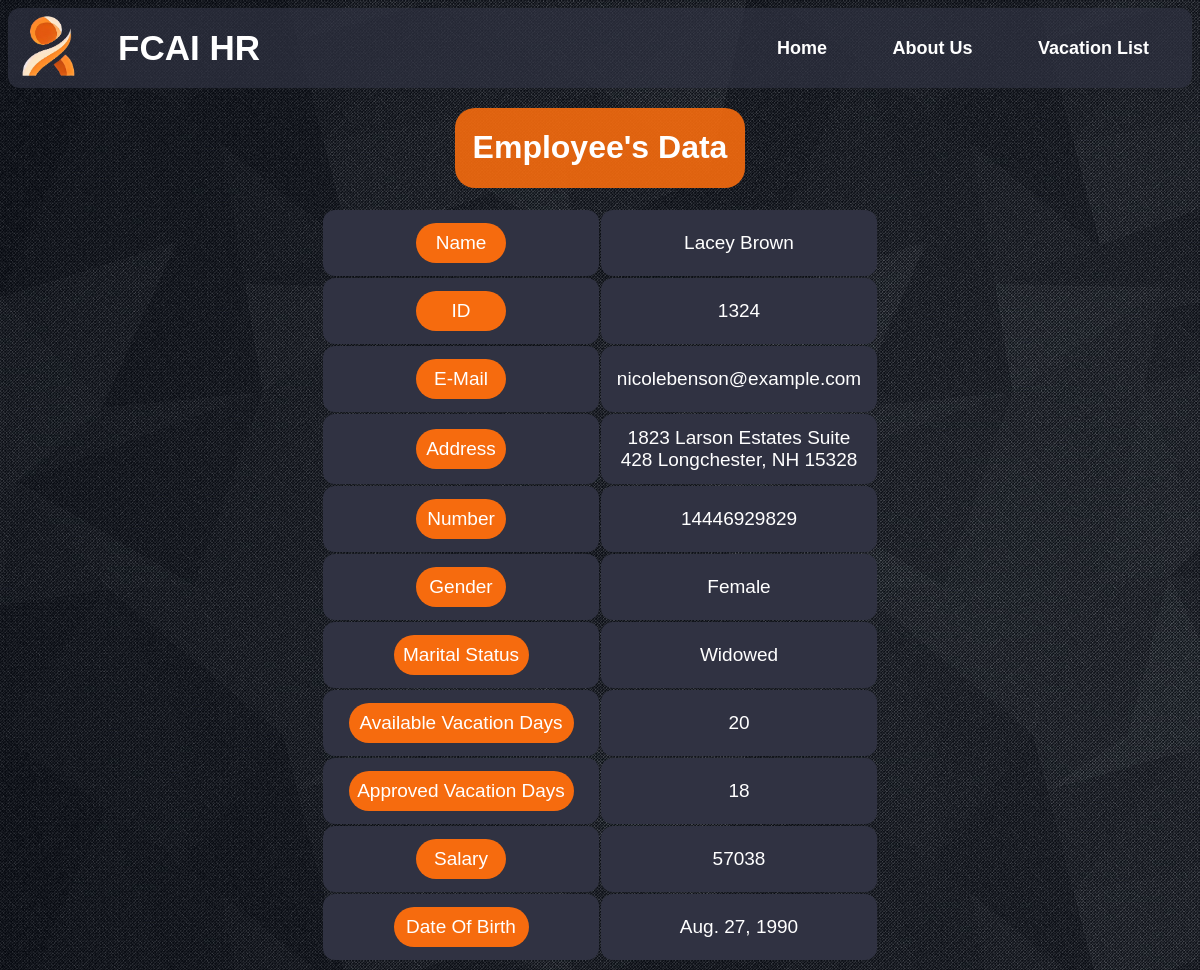
The page /data/1324/ on the database its author committed.
### Management/models.py (models this page shows, shortened)
class Employee(models.Model):
    id = models.IntegerField(primary_key = True, unique = True, error_messages = {'null': 'ID field cannot be null','unique': 'This ID is already in use'})
    name = models.CharField(max_length = 100)
    email = models.EmailField(max_length = 254)
    address = models.CharField(max_length = 100)
    number = models.CharField(max_length = 11)
    gender = models.CharField(max_length = 6)
    status = models.CharField(max_length= 12)
    availableVacation = models.IntegerField()
    approvedVacation = models.IntegerField(default= 0)
    salary = models.IntegerField()
    dob = models.DateField()
    dateCreated = models.DateField(default= datetime.date.today, null= True)

### Users/views.py (the view)
# urls.py: path('data/<id>/', userViews.data, name='hr-data'),
def data(request, id):
        return render(request, 'Users/employeeData.html', {'empData': Employee.objects.get(id=id)})

### Users/templates/Users/employeeData.html (shortened to what this page needs)
{% extends 'Management/base.html' %}
{% load static %}
{% block styles %}
<link rel="stylesheet" href="{% static 'Users/CSS/EmployeeData.css' %}">
{% endblock styles %}
{% block content %}
<div class="head">
    <h1>Employee's Data</h1>
</div>
<table>
    <tbody>
        <tr>
            <td>
                <div class="info">Name</div>
            </td>
            <td>
                {{empData.name}}
            </td>
        </tr>
        <tr>
            <td>
                <div class="info">ID</div>
            </td>
            <td>
                {{empData.id}}
            </td>
        </tr>
        <tr>
            <td>
                <div class="info">E-Mail</div>
            </td>
            <td>
                {{empData.email}}
            </td>
        </tr>
        <tr>
            <td>
                <div class="info">Address</div>
            </td>
            <td>
                {{empData.address}}
            </td>
        </tr>
        <tr>
            <td>
                <div class="info">Number</div>
            </td>
            <td>
                {{empData.number}}
            </td>
        </tr>
        <tr>
            <td>
                <div class="info">Gender</div>
            </td>
            <td>
                {{empData.gender}}
            </td>
        </tr>
        <tr>
            <td>
                <div class="info double">Marital Status</div>
            </td>
            <td>
                {{empData.status}}
            </td>
        </tr>
        <tr>
            <td>
                <div class="info extra">Available Vacation Days</div>
            </td>
            <td>
                {{empData.availableVacation}}
            </td>
        </tr>
        <tr>
            <td>
                <div class="info extra">Approved Vacation Days</div>
            </td>
            <td>
                {{empData.approvedVacation}}
            </td>
        </tr>
        <tr>
            <td>
                <div class="info">Salary</div>
            </td>
            <td>
                {{empData.salary}}
            </td>
        </tr>
        <tr>
            <td>
                <div class="info double">Date Of Birth</div>
            </td>
            <td>
                {{empData.dob}}
            </td>
        </tr>
    </tbody>
</table>
{% endblock content %}

### Management/static/Management/CSS/Navigation.css (style rules this page uses)
body { background-image: url('../Images/background.jpg'); }

### Users/static/Users/CSS/EmployeeData.css (style rules this page uses)
.head { background: rgba(246, 107, 14, 0.9); display: flex; margin: auto; margin-top: 20px; margin-bottom: 20px; justify-content: center; border-radius: 20px; width: 290px; color:white; font-family: Arial, Helvetica, sans-serif; }
div.info { background: #f66b0e; border-radius: 20px; height: 40px; text-align: center; vertical-align: middle; line-height: 40px; width: 90px; margin: auto; }
div.info.extra { width: 225px; }
div.info.double { width: 135px; }
td { color: white; font-size: 25px; font-family: Arial, Helvetica, sans-serif; font-size: 19px; text-align: center; color: white; background: #303242; padding: 13px; height: 40px; width: 250px; border-radius: 12px; }
table { display: flex; flex-direction: row; flex-wrap: wrap; justify-content: center; border-radius: 2px; }

### rows shown on the page
Employee: name "Lacey Brown", id "1324", email "nicolebenson@example.com", address "1823 Larson Estates Suite 428 Longchester, NH 15328", number "14446929829", gender "Female", status "Widowed", availableVacation "20", approvedVacation "18", salary "57038", dob "Aug. 27, 1990"
